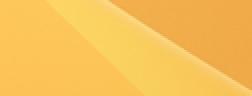
#> input picture assets/test-images/test.png, 126 x 48 px (shown 2 times larger)
$ python main.py --file assets/test-images/test.png
#> lines starting #> are read from the running program, lines starting #| are printed output that depends on the picture
### modules/create_gif.py
import numpy as np
import colorsys
from modules.progress_bar import progress_bar
from PIL import Image
from pathlib import Path


def duration_to_milliseconds_per_frame(duration, frames):
    frames_per_second = frames / float(duration)
    seconds_per_frame = 1 / frames_per_second * 1000
    return seconds_per_frame


def create_gif(image, noloop, posterize, filename, duration, delay_motion):
    # Create an numpy array from the image, and convert the rgb values to hsv, placing the new image array in a list
    image_array = np.array(image)
    hsv_array, transparency_detected = create_hsv_array_from_rgb(image_array)
    images = [hsv_array]

    # Create a list of numpy arrays that each have been hue shifted + .01
    for i in progress_bar(list(range(99)), prefix='Shifting hues:', length=40):
        new_image = create_hue_shifted_array(images[i])
        images.append(new_image)

    # Convert all of the hsv numpy arrays into rgb arrays, then into Image objects
    for i in progress_bar(list(range(100)), prefix='HSV to Image:', length=40):
        rgb = create_rgb_array_from_hsv_array(images[i])
        images[i] = Image.fromarray(rgb.astype(np.uint8))

    # For posterized gif, end with a frame of the input image that is not posterized
    if posterize and noloop:
        image = image.convert('RGB')
        images.append(image)

    # Create a gif from all the Image objects
    file_settings = {}
    if not noloop:
        file_settings['loop'] = 0
    if transparency_detected:
        file_settings['transparency'] = 0

    if (delay_motion):
        duration = float(duration)
        delay_motion = float(delay_motion)
        frames = 99
        if posterize and noloop:
            frames = 100
        milliseconds_per_frame = duration_to_milliseconds_per_frame(
            duration - delay_motion, frames)
        file_settings['duration'] = [delay_motion * 1000] + \
            ([milliseconds_per_frame] * frames)
    else:
        file_settings['duration'] = duration_to_milliseconds_per_frame(
            duration, 100)

    gif = []
    for image in progress_bar(images, prefix='GIF synthesizing:', length=40):
        gif.append(image.convert("P", palette=Image.ADAPTIVE))

    gif[0].save(f'{Path(filename).stem}.gif', save_all=True,
                optimize=False, append_images=gif[1:], **file_settings)


def create_hsv_array_from_rgb(image):
    transparency_detected = False
    hsv_image = np.zeros((image.shape))
    for row in range(image.shape[0]):
        for column in range(image.shape[1]):
            pixel = image[row][column]
            # Normalize rgb values to 0-1 range for colorsys conversion
            (r, g, b) = (
                pixel[0] / 255,
                pixel[1] / 255,
                pixel[2] / 255
            )
            (h, s, v) = colorsys.rgb_to_hsv(r, g, b)
            try:
                alpha = pixel[3]
                if (alpha < 255):
                    transparency_detected = True
                    alpha = 0
                hsv_image[row][column] = [h, s, v, alpha]
            except IndexError:
                hsv_image[row][column] = [h, s, v]

    if transparency_detected:
        print('Transparency detected in image. All semi-transparent pixel will turn fully transparent')

    return hsv_image, transparency_detected


def create_hue_shifted_array(image):
    shifted = np.zeros((image.shape))

    for row in range(image.shape[0]):
        for column in range(image.shape[1]):
            hue = image[row][column][0]
            saturation = image[row][column][1]
            value = image[row][column][2]

            hue += .01
            if hue > 1:
                hue -= 1

            try:
                alpha = image[row][column][3]
                shifted[row][column] = [hue, saturation, value, alpha]
            except IndexError:
                shifted[row][column] = [hue, saturation, value]

    return shifted


def create_rgb_array_from_hsv_array(image):
    rgb_image = np.zeros((image.shape))

    for row in range(image.shape[0]):
        for column in range(image.shape[1]):
            pixel = image[row][column]
            (h, s, v) = (pixel[0], pixel[1], pixel[2])
            (r, g, b) = colorsys.hsv_to_rgb(h, s, v)

            try:
                alpha = pixel[3]
                rgb_image[row][column] = [
                    int(r * 255),
                    int(g * 255),
                    int(b * 255),
                    alpha
                ]
            except IndexError:
                rgb_image[row][column] = [
                    int(r * 255),
                    int(g * 255),
                    int(b * 255)
                ]

    return rgb_image

### modules/progress_bar.py
# Progress bar brought in from stackoverflow example
# https://stackoverflow.com/questions/3173320/text-progress-bar-in-terminal-with-block-characters
def progress_bar(iterable, prefix='', suffix='', decimals=1, length=100, fill='█', printEnd="\r"):
    """
    Call in a loop to create terminal progress bar
    @params:
        iterable    - Required  : iterable object (Iterable)
        prefix      - Optional  : prefix string (Str)
        suffix      - Optional  : suffix string (Str)
        decimals    - Optional  : positive number of decimals in percent complete (Int)
        length      - Optional  : character length of bar (Int)
        fill        - Optional  : bar fill character (Str)
        printEnd    - Optional  : end character (e.g. "\r", "\r\n") (Str)
    """
    total = len(iterable)
    # Progress Bar Printing Function

    def printProgressBar(iteration):
        percent = ("{0:." + str(decimals) + "f}").format(100 *
                                                         (iteration / float(total)))
        filledLength = int(length * iteration // total)
        bar = fill * filledLength + '-' * (length - filledLength)
        print(f'\r{prefix} |{bar}| {percent}% {suffix}', end=printEnd)
    # Initial Call
    printProgressBar(0)
    # Update Progress Bar
    for i, item in enumerate(iterable):
        yield item
        printProgressBar(i + 1)
    # Print New Line on Complete
    print()

### main.py
from PIL import Image, UnidentifiedImageError
from modules.create_gif import create_gif
import argparse

parser = argparse.ArgumentParser(
    prog='Color Shift GIF',
    description='Python script that takes an image and turns it into a color changing GIF',
)
parser.add_argument('-nl', '--noloop', action='store_const',
                    const=True, default=False, help='Turn off looping in the GIF')
parser.add_argument('-p', '--posterize', action='store_const',
                    const=True, default=False, help='Posterize setting')
parser.add_argument('-t', '--transparent', action='store_const',
                    const=True, default=False, help='Maintain transparency in image')
parser.add_argument(
    '-f', '--file', help='Input image file name. Include relative path if not in root directory')
parser.add_argument('-d', '--duration', default=10,
                    help='gif duration in seconds')
parser.add_argument('-dm', '--delaymotion', default=False,
                    help='delay motion in the gif by _ seconds (show first frame)')
args = parser.parse_args()

IMAGE = "assets/test-images/test.png"

if args.file:
    IMAGE = args.file


def main():
    try:
        with Image.open(IMAGE) as image:
#> image is the input picture: PIL image 126x48 RGBA; mean R, G, B, A 248.2, 193.3, 87.2, 255
            if image.format != 'JPEG' and not args.posterize and not args.transparent:
                image = image.convert('RGB')
#> image: PIL image 126x48 RGB
            create_gif(
                image,
                noloop=args.noloop,
                posterize=args.posterize,
                filename=IMAGE,
                duration=args.duration,
                delay_motion=args.delaymotion
            )
#> after the loop in create_hsv_array_from_rgb, `for row in range(image.shape[0]):`:
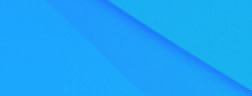
#> hsv_image: shape (48, 126, 3) float64 (shown 2 times larger); mean R, G, B 0.11, 0.649, 0.973
#> after the loop in create_hsv_array_from_rgb, `for row in range(image.shape[0]):`: transparency_detected = False
#> after the loop in create_gif, `for i in progress_bar(list(range(99)), prefix='Shifting hues:', length..`: images = 100 items
#> the loop in create_gif, `for image in progress_bar(images, prefix='GIF synthesizing:', length=4..` made 100 passes
    except UnidentifiedImageError:
        print('Error: file type not compatible')


if __name__ == '__main__':
    main()
